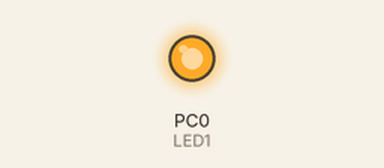
Recording of a program running on a simulated ATmega1281, built with avr-gcc and emulated at 16 MHz. Parts: output pins drawn as LEDs (lit = HIGH).

Above: at 0.1 s.
Timing chart, 0 to 1.6 s (numbered marks = the images above):
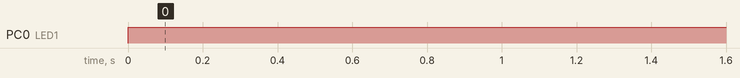

The program:

main.c
```c
/*
 * lecture2.c
 *
 * Created: 2023-09-27 오후 10:36:03
 * Author : 유창현
 */

#include <avr/io.h>
#include <util/delay.h>
#define F_CPU 16000000UL // 16 MHz

#define _BV(bit) (1 << (bit))

#define LED1 PC0


int main(void)
{
	DDRC |= _BV(LED1);

	while (1)
	{
		PORTC |= _BV(LED1); // LED1 켜기
		_delay_ms(1000);     // 1초 딜레이
		PORTC &= ~_BV(LED1); // LED1 끄기
	}

	return 0;
}

//#define SW2 PE7
//#define LED2 PC1
//#define LED3 PC2
//#define LED4 PC3

//uint8_t switch_hit(void) {
//static uint8_t prev_state = _BV(SW2);
//
//uint8_t cur_state;
//
//cur_state = PINE&_BV(SW2);
//
//if(prev_state != cur_state) {
//prev_state = cur_state;
//
//if(!cur_state)
//return 1;
//else
//return 0;
//}
//else
//return 0;
//}
```

Measured:
- by itself, PC0 (LED1): LOW → HIGH at 0.00 s
